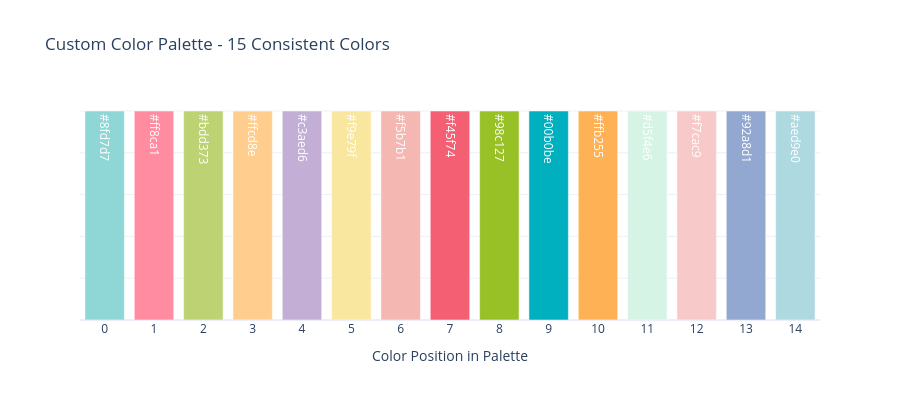

The code cell stored with this chart in its notebook:
### Code cell
palette_demo = pd.DataFrame({
    'Color_Index': range(len(CUSTOM_PALETTE)),
    'Color_Name': [f'Color {i+1}' for i in range(len(CUSTOM_PALETTE))],
    'Hex_Code': CUSTOM_PALETTE,
    'Value': [1] * len(CUSTOM_PALETTE)
})

palette_demo["Color_Index"] = palette_demo["Color_Index"].astype(str)

fig_palette = px.bar(
    palette_demo, 
    x='Color_Index', 
    y='Value',
    color='Color_Index',
    color_discrete_sequence=CUSTOM_PALETTE,
    title='Custom Color Palette - 15 Consistent Colors',
    labels={'Color_Index': 'Color Position', 'Value': 'Sample Value'},
    text='Hex_Code'
)

fig_palette.update_traces(textposition='inside', textfont_color='white')
fig_palette.update_layout(
    showlegend=False,
    height=400,
    xaxis_title='Color Position in Palette',
    yaxis_title='',
    yaxis_showticklabels=False
)

fig_palette.show()

### Figure 1 — Plotly figure (JSON) as saved in the notebook; plotly's stock layout.template omitted (floating-point values rounded to 4 significant figures)
{"data": [{"hovertemplate": "Color Position=%{x}<br>Sample Value=%{y}<br>Hex_Code=%{text}<extra></extra>", "legendgroup": "0", "marker": {"color": "#8fd7d7", "pattern": {"shape": ""}}, "name": "0", "orientation": "v", "showlegend": true, "text": ["#8fd7d7"], "textfont": {"color": "white"}, "textposition": "inside", "type": "bar", "x": ["0"], "xaxis": "x", "y": [1], "yaxis": "y"}, {"hovertemplate": "Color Position=%{x}<br>Sample Value=%{y}<br>Hex_Code=%{text}<extra></extra>", "legendgroup": "1", "marker": {"color": "#ff8ca1", "pattern": {"shape": ""}}, "name": "1", "orientation": "v", "showlegend": true, "text": ["#ff8ca1"], "textfont": {"color": "white"}, "textposition": "inside", "type": "bar", "x": ["1"], "xaxis": "x", "y": [1], "yaxis": "y"}, {"hovertemplate": "Color Position=%{x}<br>Sample Value=%{y}<br>Hex_Code=%{text}<extra></extra>", "legendgroup": "2", "marker": {"color": "#bdd373", "pattern": {"shape": ""}}, "name": "2", "orientation": "v", "showlegend": true, "text": ["#bdd373"], "textfont": {"color": "white"}, "textposition": "inside", "type": "bar", "x": ["2"], "xaxis": "x", "y": [1], "yaxis": "y"}, {"hovertemplate": "Color Position=%{x}<br>Sample Value=%{y}<br>Hex_Code=%{text}<extra></extra>", "legendgroup": "3", "marker": {"color": "#ffcd8e", "pattern": {"shape": ""}}, "name": "3", "orientation": "v", "showlegend": true, "text": ["#ffcd8e"], "textfont": {"color": "white"}, "textposition": "inside", "type": "bar", "x": ["3"], "xaxis": "x", "y": [1], "yaxis": "y"}, {"hovertemplate": "Color Position=%{x}<br>Sample Value=%{y}<br>Hex_Code=%{text}<extra></extra>", "legendgroup": "4", "marker": {"color": "#c3aed6", "pattern": {"shape": ""}}, "name": "4", "orientation": "v", "showlegend": true, "text": ["#c3aed6"], "textfont": {"color": "white"}, "textposition": "inside", "type": "bar", "x": ["4"], "xaxis": "x", "y": [1], "yaxis": "y"}, {"hovertemplate": "Color Position=%{x}<br>Sample Value=%{y}<br>Hex_Code=%{text}<extra></extra>", "legendgroup": "5", "marker": {"color": "#f9e79f", "pattern": {"shape": ""}}, "name": "5", "orientation": "v", "showlegend": true, "text": ["#f9e79f"], "textfont": {"color": "white"}, "textposition": "inside", "type": "bar", "x": ["5"], "xaxis": "x", "y": [1], "yaxis": "y"}, {"hovertemplate": "Color Position=%{x}<br>Sample Value=%{y}<br>Hex_Code=%{text}<extra></extra>", "legendgroup": "6", "marker": {"color": "#f5b7b1", "pattern": {"shape": ""}}, "name": "6", "orientation": "v", "showlegend": true, "text": ["#f5b7b1"], "textfont": {"color": "white"}, "textposition": "inside", "type": "bar", "x": ["6"], "xaxis": "x", "y": [1], "yaxis": "y"}, {"hovertemplate": "Color Position=%{x}<br>Sample Value=%{y}<br>Hex_Code=%{text}<extra></extra>", "legendgroup": "7", "marker": {"color": "#f45f74", "pattern": {"shape": ""}}, "name": "7", "orientation": "v", "showlegend": true, "text": ["#f45f74"], "textfont": {"color": "white"}, "textposition": "inside", "type": "bar", "x": ["7"], "xaxis": "x", "y": [1], "yaxis": "y"}, {"hovertemplate": "Color Position=%{x}<br>Sample Value=%{y}<br>Hex_Code=%{text}<extra></extra>", "legendgroup": "8", "marker": {"color": "#98c127", "pattern": {"shape": ""}}, "name": "8", "orientation": "v", "showlegend": true, "text": ["#98c127"], "textfont": {"color": "white"}, "textposition": "inside", "type": "bar", "x": ["8"], "xaxis": "x", "y": [1], "yaxis": "y"}, {"hovertemplate": "Color Position=%{x}<br>Sample Value=%{y}<br>Hex_Code=%{text}<extra></extra>", "legendgroup": "9", "marker": {"color": "#00b0be", "pattern": {"shape": ""}}, "name": "9", "orientation": "v", "showlegend": true, "text": ["#00b0be"], "textfont": {"color": "white"}, "textposition": "inside", "type": "bar", "x": ["9"], "xaxis": "x", "y": [1], "yaxis": "y"}, {"hovertemplate": "Color Position=%{x}<br>Sample Value=%{y}<br>Hex_Code=%{text}<extra></extra>", "legendgroup": "10", "marker": {"color": "#ffb255", "pattern": {"shape": ""}}, "name": "10", "orientation": "v", "showlegend": true, "text": ["#ffb255"], "textfont": {"color": "white"}, "textposition": "inside", "type": "bar", "x": ["10"], "xaxis": "x", "y": [1], "yaxis": "y"}, {"hovertemplate": "Color Position=%{x}<br>Sample Value=%{y}<br>Hex_Code=%{text}<extra></extra>", "legendgroup": "11", "marker": {"color": "#d5f4e6", "pattern": {"shape": ""}}, "name": "11", "orientation": "v", "showlegend": true, "text": ["#d5f4e6"], "textfont": {"color": "white"}, "textposition": "inside", "type": "bar", "x": ["11"], "xaxis": "x", "y": [1], "yaxis": "y"}, {"hovertemplate": "Color Position=%{x}<br>Sample Value=%{y}<br>Hex_Code=%{text}<extra></extra>", "legendgroup": "12", "marker": {"color": "#f7cac9", "pattern": {"shape": ""}}, "name": "12", "orientation": "v", "showlegend": true, "text": ["#f7cac9"], "textfont": {"color": "white"}, "textposition": "inside", "type": "bar", "x": ["12"], "xaxis": "x", "y": [1], "yaxis": "y"}, {"hovertemplate": "Color Position=%{x}<br>Sample Value=%{y}<br>Hex_Code=%{text}<extra></extra>", "legendgroup": "13", "marker": {"color": "#92a8d1", "pattern": {"shape": ""}}, "name": "13", "orientation": "v", "showlegend": true, "text": ["#92a8d1"], "textfont": {"color": "white"}, "textposition": "inside", "type": "bar", "x": ["13"], "xaxis": "x", "y": [1], "yaxis": "y"}, {"hovertemplate": "Color Position=%{x}<br>Sample Value=%{y}<br>Hex_Code=%{text}<extra></extra>", "legendgroup": "14", "marker": {"color": "#aed9e0", "pattern": {"shape": ""}}, "name": "14", "orientation": "v", "showlegend": true, "text": ["#aed9e0"], "textfont": {"color": "white"}, "textposition": "inside", "type": "bar", "x": ["14"], "xaxis": "x", "y": [1], "yaxis": "y"}], "layout": {"barmode": "relative", "height": 400, "legend": {"title": {"text": "Color Position"}, "tracegroupgap": 0}, "showlegend": false, "title": {"text": "Custom Color Palette - 15 Consistent Colors"}, "xaxis": {"anchor": "y", "categoryarray": ["0", "1", "2", "3", "4", "5", "6", "7", "8", "9", "10", "11", "12", "13", "14"], "categoryorder": "array", "domain": [0, 1], "title": {"text": "Color Position in Palette"}}, "yaxis": {"anchor": "x", "domain": [0, 1], "showticklabels": false, "title": {"text": ""}}}}
